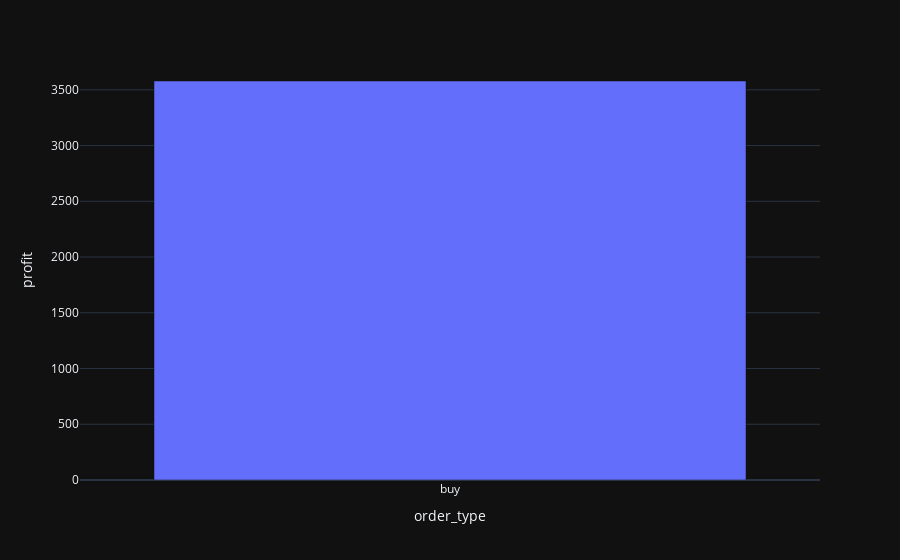
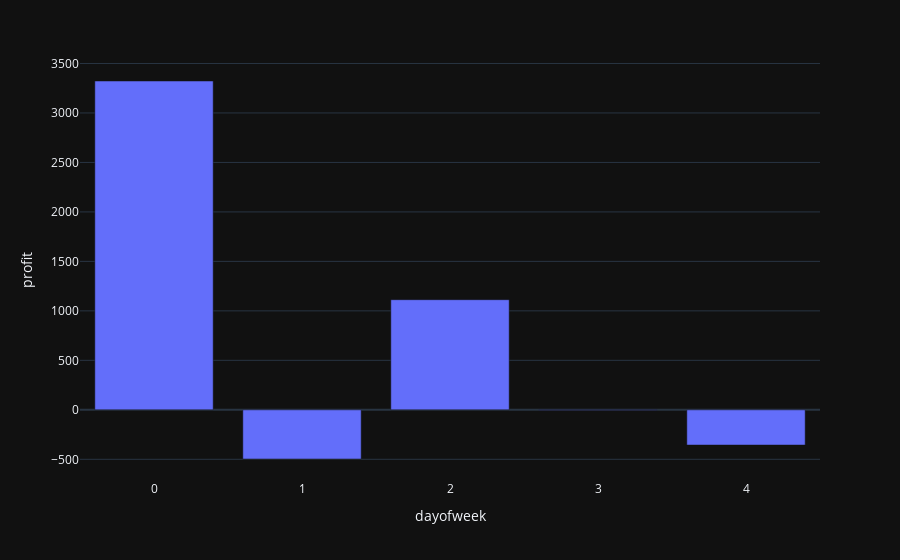
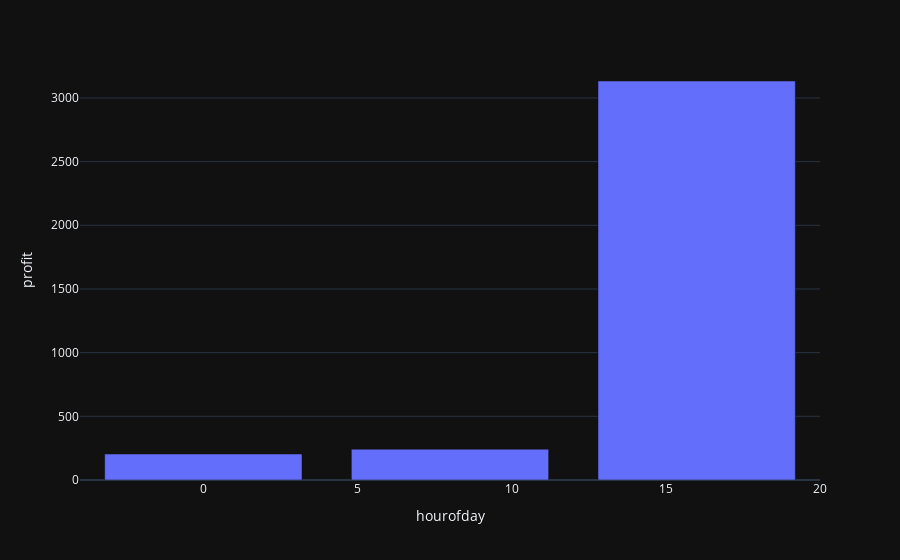
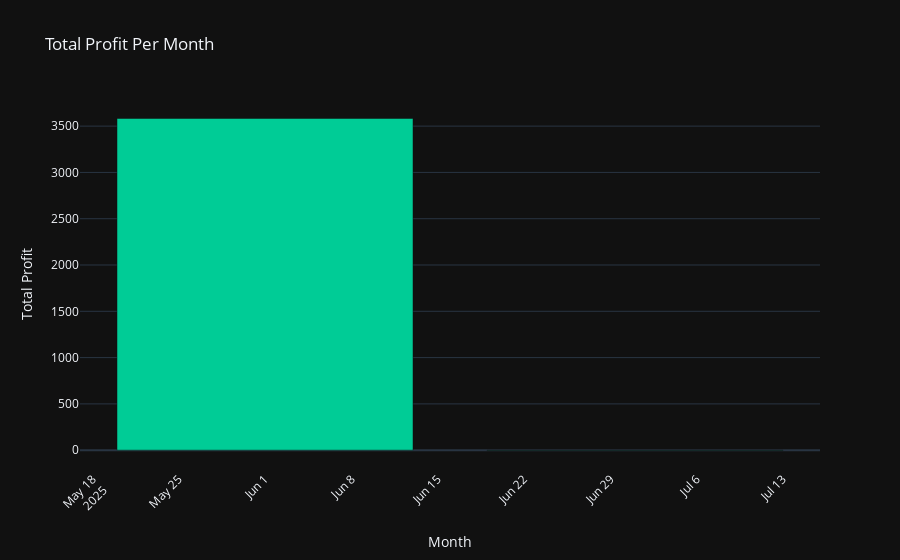

Notebook code for these charts, in order:
### Code cell
evaluate_backtest(bt.trades)

### Figure 1 — Plotly figure (JSON) as saved in the notebook; plotly's stock layout.template omitted (floating-point values rounded to 4 significant figures)
{"data": [{"hovertemplate": "order_type=%{x}<br>profit=%{y}<extra></extra>", "legendgroup": "", "marker": {"color": "#636efa", "pattern": {"shape": ""}}, "name": "", "orientation": "v", "showlegend": false, "textposition": "auto", "type": "bar", "x": ["buy"], "xaxis": "x", "y": [3579.0], "yaxis": "y"}], "layout": {"barmode": "relative", "legend": {"tracegroupgap": 0}, "margin": {"t": 60}, "xaxis": {"anchor": "y", "domain": [0, 1], "title": {"text": "order_type"}}, "yaxis": {"anchor": "x", "domain": [0, 1], "title": {"text": "profit"}}}}

### Figure 2 — Plotly figure (JSON) as saved in the notebook; plotly's stock layout.template omitted (floating-point values rounded to 4 significant figures)
{"data": [{"hovertemplate": "dayofweek=%{x}<br>profit=%{y}<extra></extra>", "legendgroup": "", "marker": {"color": "#636efa", "pattern": {"shape": ""}}, "name": "", "orientation": "v", "showlegend": false, "textposition": "auto", "type": "bar", "x": [0, 1, 2, 3, 4], "xaxis": "x", "y": [3323.0, -497.0, 1113.0, -4.0, -356.0], "yaxis": "y"}], "layout": {"barmode": "relative", "legend": {"tracegroupgap": 0}, "margin": {"t": 60}, "xaxis": {"anchor": "y", "domain": [0, 1], "title": {"text": "dayofweek"}}, "yaxis": {"anchor": "x", "domain": [0, 1], "title": {"text": "profit"}}}}

### Figure 3 — Plotly figure (JSON) as saved in the notebook; plotly's stock layout.template omitted (floating-point values rounded to 4 significant figures)
{"data": [{"hovertemplate": "hourofday=%{x}<br>profit=%{y}<extra></extra>", "legendgroup": "", "marker": {"color": "#636efa", "pattern": {"shape": ""}}, "name": "", "orientation": "v", "showlegend": false, "textposition": "auto", "type": "bar", "x": [0, 8, 16], "xaxis": "x", "y": [204.0, 242.0, 3133.0], "yaxis": "y"}], "layout": {"barmode": "relative", "legend": {"tracegroupgap": 0}, "margin": {"t": 60}, "xaxis": {"anchor": "y", "domain": [0, 1], "title": {"text": "hourofday"}}, "yaxis": {"anchor": "x", "domain": [0, 1], "title": {"text": "profit"}}}}

### Figure 4 — Plotly figure (JSON) as saved in the notebook; plotly's stock layout.template omitted (floating-point values rounded to 4 significant figures)
{"data": [{"hovertemplate": "Month=%{x}<br>Total Profit=%{y}<extra></extra>", "legendgroup": "", "marker": {"color": "#00CC96", "pattern": {"shape": ""}}, "name": "", "orientation": "v", "showlegend": false, "textposition": "auto", "type": "bar", "x": ["2025-06", "2025-07"], "xaxis": "x", "y": [3583.0, -4.0], "yaxis": "y"}], "layout": {"barmode": "relative", "legend": {"tracegroupgap": 0}, "title": {"text": "Total Profit Per Month"}, "xaxis": {"anchor": "y", "domain": [0, 1], "tickangle": -45, "title": {"text": "Month"}}, "yaxis": {"anchor": "x", "domain": [0, 1], "title": {"text": "Total Profit"}}}}
